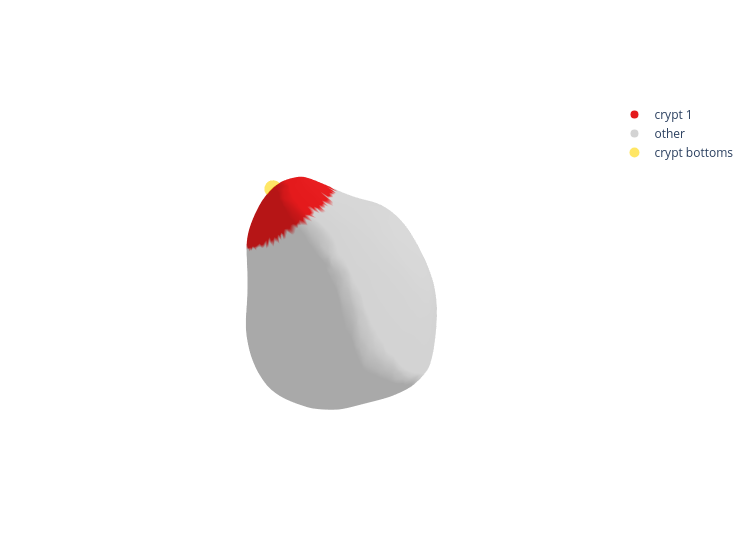
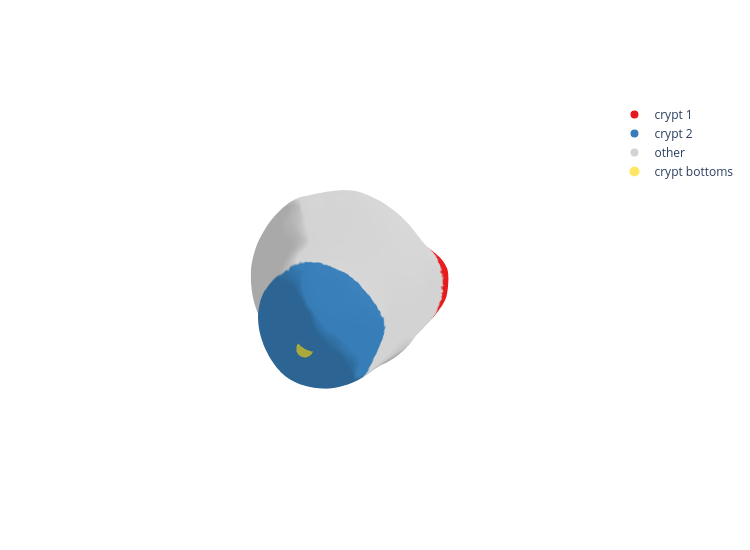
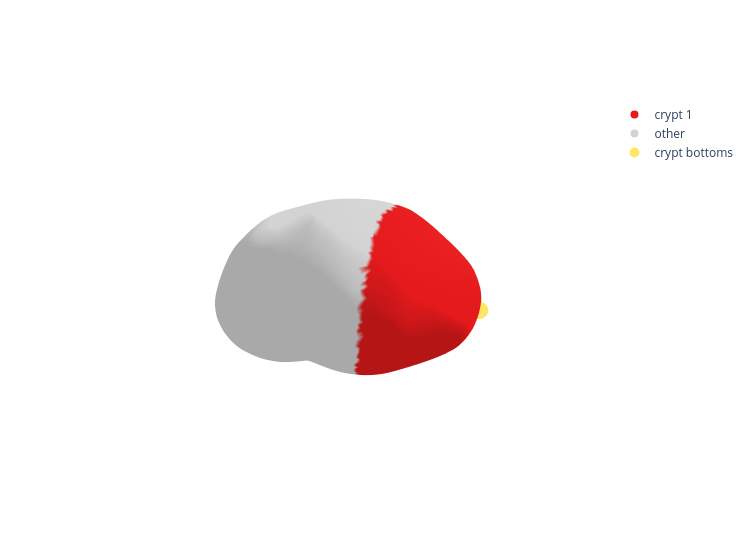

The notebook cell these images were saved under, in order:
### Code cell
n_show = min(3, len(df_f)) if "df_f" in globals() else 0

for i in range(n_show):
    r = df_f.iloc[i]
    display(HTML(f"<h4>{i+1}/{n_show}: {r['label_uid']} (crypts={int(r['n_crypts'])})</h4>"))

    fig, mesh, crypts, bottom_vertex_ids = plot_one_organoid_mesh_seg(
        r["seg_path"],
        backend=BACKEND,
        baseline_color=BASELINE_COLOR,
        bottom_size=BOTTOM_SIZE,
    )
    display(fig)

### Figure 1 — Plotly figure (JSON) as saved in the notebook; plotly's stock layout.template omitted (floating-point values rounded to 4 significant figures; data arrays with more than 128 entries replaced by an {"elided": "..."} marker saying what was removed)
{"data": [{"i": {"elided": "35998 int values"}, "j": {"elided": "35998 int values"}, "k": {"elided": "35998 int values"}, "opacity": 1, "showscale": false, "type": "mesh3d", "vertexcolor": {"elided": "18001 str values"}, "x": {"elided": "18001 float values"}, "y": {"elided": "18001 float values"}, "z": {"elided": "18001 float values"}}, {"marker": {"color": "#e41a1c", "size": 8}, "mode": "markers", "name": "crypt 1", "showlegend": true, "type": "scatter3d", "x": [null], "y": [null], "z": [null]}, {"marker": {"color": "lightgray", "size": 8}, "mode": "markers", "name": "other", "showlegend": true, "type": "scatter3d", "x": [null], "y": [null], "z": [null]}, {"hoverinfo": "skip", "marker": {"color": "#FFD700", "size": 10}, "mode": "markers", "name": "crypt bottoms", "opacity": 0.6, "showlegend": true, "type": "scatter3d", "x": [-1.197], "y": [1.301], "z": [3.207]}], "layout": {"height": 550, "scene": {"aspectmode": "data", "bgcolor": "rgba(0,0,0,0)", "camera": {"eye": {"x": -1.282, "y": -1.282, "z": 0.8452}}, "xaxis": {"visible": false}, "yaxis": {"visible": false}, "zaxis": {"visible": false}}, "width": 750}}

### Figure 2 — Plotly figure (JSON) as saved in the notebook; plotly's stock layout.template omitted (floating-point values rounded to 4 significant figures; data arrays with more than 128 entries replaced by an {"elided": "..."} marker saying what was removed)
{"data": [{"i": {"elided": "35996 int values"}, "j": {"elided": "35996 int values"}, "k": {"elided": "35996 int values"}, "opacity": 1, "showscale": false, "type": "mesh3d", "vertexcolor": {"elided": "18000 str values"}, "x": {"elided": "18000 float values"}, "y": {"elided": "18000 float values"}, "z": {"elided": "18000 float values"}}, {"marker": {"color": "#e41a1c", "size": 8}, "mode": "markers", "name": "crypt 1", "showlegend": true, "type": "scatter3d", "x": [null], "y": [null], "z": [null]}, {"marker": {"color": "#377eb8", "size": 8}, "mode": "markers", "name": "crypt 2", "showlegend": true, "type": "scatter3d", "x": [null], "y": [null], "z": [null]}, {"marker": {"color": "lightgray", "size": 8}, "mode": "markers", "name": "other", "showlegend": true, "type": "scatter3d", "x": [null], "y": [null], "z": [null]}, {"hoverinfo": "skip", "marker": {"color": "#FFD700", "size": 10}, "mode": "markers", "name": "crypt bottoms", "opacity": 0.6, "showlegend": true, "type": "scatter3d", "x": [4.223, -4.128], "y": [-1.061, -2.742], "z": [-0.8537, 0.6283]}], "layout": {"height": 550, "scene": {"aspectmode": "data", "bgcolor": "rgba(0,0,0,0)", "camera": {"eye": {"x": -1.282, "y": -1.282, "z": 0.8452}}, "xaxis": {"visible": false}, "yaxis": {"visible": false}, "zaxis": {"visible": false}}, "width": 750}}

### Figure 3 — Plotly figure (JSON) as saved in the notebook; plotly's stock layout.template omitted (floating-point values rounded to 4 significant figures; data arrays with more than 128 entries replaced by an {"elided": "..."} marker saying what was removed)
{"data": [{"i": {"elided": "35996 int values"}, "j": {"elided": "35996 int values"}, "k": {"elided": "35996 int values"}, "opacity": 1, "showscale": false, "type": "mesh3d", "vertexcolor": {"elided": "18000 str values"}, "x": {"elided": "18000 float values"}, "y": {"elided": "18000 float values"}, "z": {"elided": "18000 float values"}}, {"marker": {"color": "#e41a1c", "size": 8}, "mode": "markers", "name": "crypt 1", "showlegend": true, "type": "scatter3d", "x": [null], "y": [null], "z": [null]}, {"marker": {"color": "lightgray", "size": 8}, "mode": "markers", "name": "other", "showlegend": true, "type": "scatter3d", "x": [null], "y": [null], "z": [null]}, {"hoverinfo": "skip", "marker": {"color": "#FFD700", "size": 10}, "mode": "markers", "name": "crypt bottoms", "opacity": 0.6, "showlegend": true, "type": "scatter3d", "x": [1.695], "y": [-3.879], "z": [0.06434]}], "layout": {"height": 550, "scene": {"aspectmode": "data", "bgcolor": "rgba(0,0,0,0)", "camera": {"eye": {"x": -1.282, "y": -1.282, "z": 0.8452}}, "xaxis": {"visible": false}, "yaxis": {"visible": false}, "zaxis": {"visible": false}}, "width": 750}}
